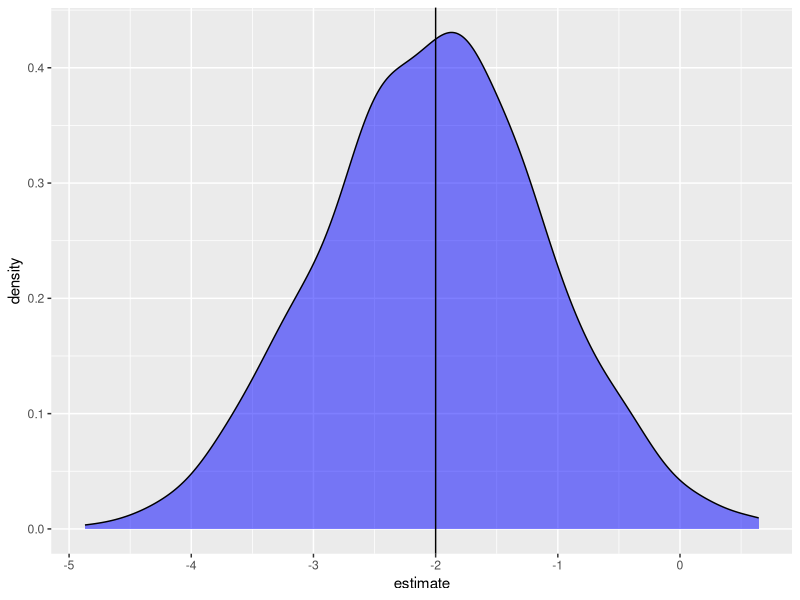
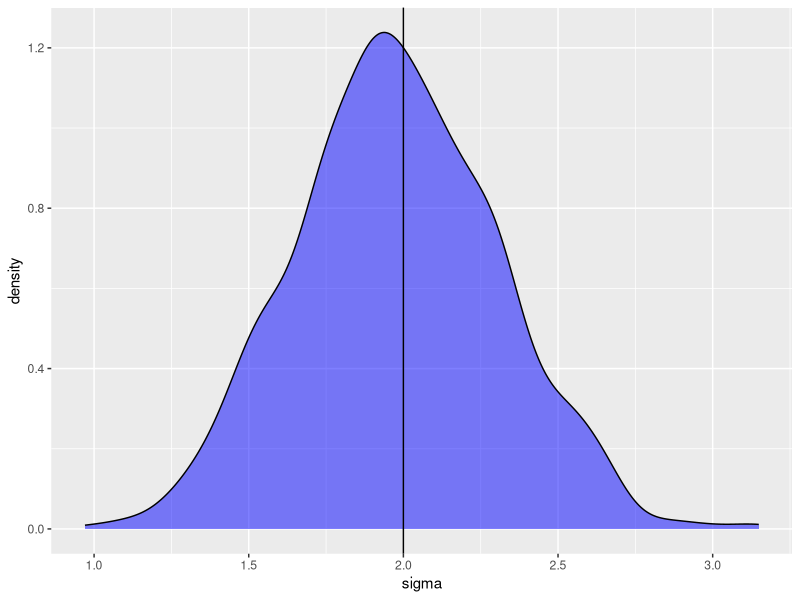

The R script that drew these images, in order:
## ---- chunk 1
knitr::opts_chunk$set(comment = "#")
## ---- chunk 2
set.seed(16)
## ---- chunk 3
ngroup = 2
nrep = 10
b0 = 5
b1 = -2
sd = 2
## ---- chunk 4
( group = rep( c("group1", "group2"), each = nrep) )
## ---- chunk 5
( eps = rnorm(ngroup*nrep, 0, sd) )
## ---- chunk 6
( growth = b0 + b1*(group == "group2") + eps )
## ---- chunk 7
growthfit = lm(growth ~ group)
summary(growthfit)
## ---- chunk 8
twogroup_fun = function(nrep = 10, b0 = 5, b1 = -2, sigma = 2) {
     ngroup = 2
     group = rep( c("group1", "group2"), each = nrep)
     eps = rnorm(ngroup*nrep, 0, sigma)
     growth = b0 + b1*(group == "group2") + eps
     growthfit = lm(growth ~ group)
     growthfit
}
## ---- chunk 9
set.seed(16)
twogroup_fun()
## ---- chunk 10
twogroup_fun(sigma = 1)
## ---- chunk 11
library(purrr)
## ---- chunk 12
sims = rerun(1000, twogroup_fun() )
## ---- chunk 13
library(broom)
## ---- chunk 14
tidy(growthfit)
## ---- chunk 15
summary(growthfit)$sigma
## ---- chunk 16
suppressMessages( library(dplyr) )
library(ggplot2)
## ---- chunk 17
sims %>%
     map_df(tidy) %>%
     filter(term == "groupgroup2") %>%
     ggplot( aes(estimate) ) +
          geom_density(fill = "blue", alpha = .5) +
          geom_vline( xintercept = -2)
## ---- chunk 18
sims %>%
     map_dbl(~summary(.x)$sigma) %>%
     data.frame(sigma = .) %>%
     ggplot( aes(sigma) ) +
          geom_density(fill = "blue", alpha = .5) +
          geom_vline(xintercept = 2)
## ---- chunk 19
sims %>%
     map_dbl(~summary(.x)$sigma) %>%
     {. < 2} %>%
     mean()
## ---- chunk 20
sims %>%
     map_df(tidy) %>%
     filter(term == "groupgroup2") %>%
     pull(p.value) %>%
     {. <  0.05} %>%
     mean()
